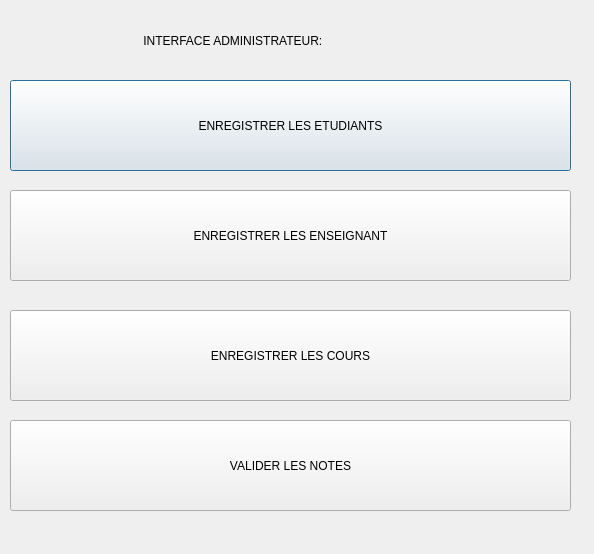
<?xml version="1.0" encoding="UTF-8"?>
<ui version="4.0">
 <class>interAdmi</class>
 <widget class="QDialog" name="interAdmi">
  <property name="geometry">
   <rect>
    <x>0</x>
    <y>0</y>
    <width>594</width>
    <height>554</height>
   </rect>
  </property>
  <property name="windowTitle">
   <string>Dialog</string>
  </property>
  <widget class="QPushButton" name="pushButton">
   <property name="geometry">
    <rect>
     <x>10</x>
     <y>80</y>
     <width>561</width>
     <height>91</height>
    </rect>
   </property>
   <property name="text">
    <string>ENREGISTRER LES ETUDIANTS</string>
   </property>
  </widget>
  <widget class="QLabel" name="label">
   <property name="geometry">
    <rect>
     <x>110</x>
     <y>10</y>
     <width>411</width>
     <height>61</height>
    </rect>
   </property>
   <property name="text">
    <string>          INTERFACE ADMINISTRATEUR:</string>
   </property>
  </widget>
  <widget class="QPushButton" name="pushButton_2">
   <property name="geometry">
    <rect>
     <x>10</x>
     <y>310</y>
     <width>561</width>
     <height>91</height>
    </rect>
   </property>
   <property name="text">
    <string>ENREGISTRER LES COURS</string>
   </property>
  </widget>
  <widget class="QPushButton" name="pushButton_3">
   <property name="geometry">
    <rect>
     <x>10</x>
     <y>190</y>
     <width>561</width>
     <height>91</height>
    </rect>
   </property>
   <property name="text">
    <string>ENREGISTRER LES ENSEIGNANT</string>
   </property>
  </widget>
  <widget class="QPushButton" name="pushButton_5">
   <property name="geometry">
    <rect>
     <x>10</x>
     <y>420</y>
     <width>561</width>
     <height>91</height>
    </rect>
   </property>
   <property name="text">
    <string>VALIDER LES NOTES</string>
   </property>
  </widget>
 </widget>
 <resources/>
 <connections/>
</ui>
